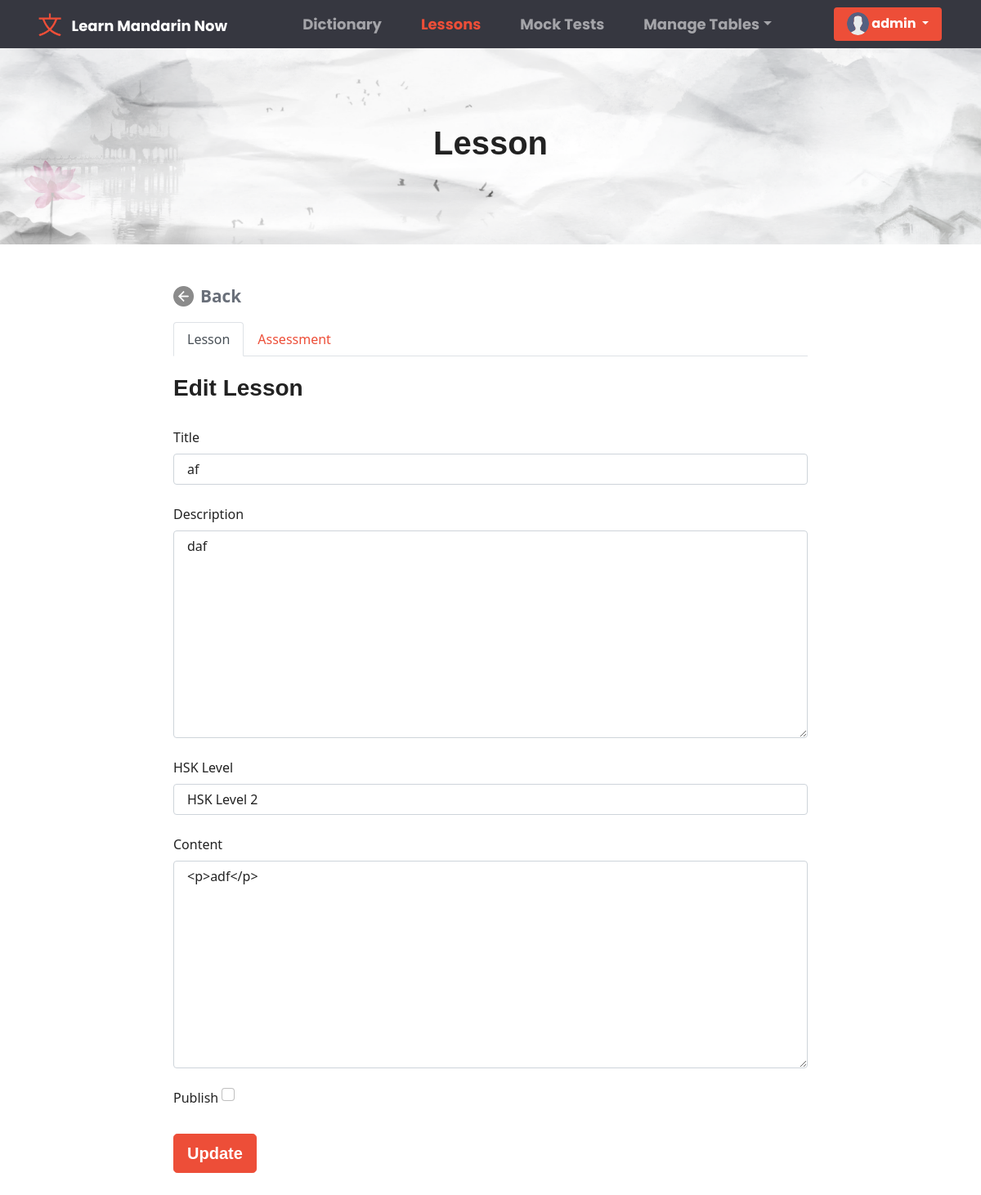
Screenshot of /superuser/edit-lesson/3/ (signed in) with the database file from the repository.
### base/models.py (models this page shows, shortened)
class User(AbstractUser):
    fname = models.CharField(max_length=200, null=True)
    lname = models.CharField(max_length=200, null=True)
    email = models.EmailField(unique = True, null=True)
    bio = models.TextField(null=True)
    avatar = models.ImageField(null=True, default="avatar.svg")
    REQUIRED_FIELDS = []
    class Meta:
        ordering = ['username']

class Lesson(models.Model):
    title = models.CharField(max_length=200, null=True)
    description = models.TextField(null=True, blank=True)
    hsklevel = models.ForeignKey(HskLevel, on_delete=models.SET_NULL, null=True, verbose_name = "HSK Level")
    content = models.TextField(null=True, blank=True)
    is_publish = models.BooleanField(default=False, verbose_name="Publish")
    updated = models.DateTimeField(auto_now=True)
    created = models.DateTimeField(auto_now_add=True)
    class Meta:
        ordering = ['-updated', '-created']

### base/views.py (the view, shortened to what this page needs)
# urls.py: path('superuser/edit-lesson/<str:pk>/', views.AdminEditLesson, name = 'superuser-edit-lesson'),
@login_required(login_url='anonymous')
def AdminEditLesson(request, pk):
    lesson = Lesson.objects.get(id=pk)
    form = LessonForm(instance=lesson)
    try:
        quiz = Quiz.objects.get(id=lesson.quiz.id)
        questions = json.loads(quiz.questions)
    except:
        quiz = None
        questions = None
    if request.user.is_authenticated and not request.user.is_staff:
        messages.warning(request, "Access denied, 403 forbidden page!")
        return redirect('dictionary')
    context = {
        'form' : form,
        'quiz' : quiz,
        'questions' : questions,
    }
    return render(request, 'lesson_edit.html', context)

### base/forms.py
class LessonForm(ModelForm):
    class Meta:
        model = Lesson
        fields = ['title', 'description', 'hsklevel', 'content', 'is_publish']
    def __init__(self, *args, **kwargs):
        super().__init__(*args, **kwargs)
        self.fields['title'].widget.attrs.update({'class': 'form-control', 'placeholder': 'Title'})
        self.fields['description'].widget.attrs.update({'class': 'form-control', 'placeholder': 'Description'})
        self.fields['hsklevel'].widget.attrs.update({'class': 'form-control', 'placeholder': 'HSK Level'})
        self.fields['content'].widget.attrs.update({'class': 'form-control', 'placeholder': 'Content',  'id':'myTextArea'})
        self.fields['is_publish'].widget.attrs.update({'class': 'form-check-input mt-4' })

### base/models.py (called while the page is built)
    def __str__(self):
        return self.level

### templates/lesson_edit.html (shortened to what this page needs)
{% extends 'main.html' %} {% block content %} {% load static%}
<link rel="stylesheet" href="{% static 'css/lesson_edit.css' %}">
<link rel="stylesheet" href="{% static 'css/dictionaryAdd_Edit.css' %}" />
<div class="container-fluid">
  <div class="row mb-5"  id="dictionary_header">
    <h1 class="text-center">Lesson</h1>
  </div>
  <div class="row justify-content-center" style="margin-bottom:3%">
    <div class="col col-lg-8">
      <a href="{%url 'lessons'%}" id="back_btn">
        <img src="{% static 'images/back_icon.png' %}" class="navbar_mini_icon">
        Back</a>
      <ul class="nav nav-tabs">
        <li class="nav-item">
          <a class="nav-link active" data-bs-toggle="tab" href="#lesson">Lesson</a>
        </li>
        <li class="nav-item">
          <a class="nav-link" data-bs-toggle="tab" href="#quiz">Assessment</a>
        </li>
      </ul>
      <br>
      <div id="myTabContent" class="tab-content">
        <div class="tab-pane fade active show" id="lesson">
          <form action="" method="POST">
            <h3> Edit Lesson</h3>
            <div class="col-sm-12">
                {% for fields in form %}
              <div class="form-group">
                <label for="" class="form-label mt-4"> {{fields.label}}</label> </label>
                {{ fields }}
              </div>
              {% endfor %}
            </div>
            <div class="form-group">
              <br />
              <button type="submit" class="btn btn-primary btn-lg btn-block">
                Update
              </button>
            </div>
          </form>
        </div>
      </div>
    </div>
  </div>
</div>
{% endblock content %}

### templates/navbar.html (shortened to what this page needs)
{% load static %}
<link rel="stylesheet" href="{% static 'css/navbar.css' %}" />
<nav class="navbar navbar-expand-lg navbar-dark" id="navbar_header">
  <div class="container-fluid">
    <img src="{% static 'images/navbar_logo.png' %}" id="navbar_logo">
    <a class="navbar-brand" href="{% url 'dictionary' %}" id="logo_text">Learn Mandarin Now</a>
    <div class="collapse navbar-collapse" id="navbarColor02">
      <ul class="navbar-nav me-auto navbar_menuChouce">
        <li class="nav-item">
          <a class="nav-link navigation_choices" href="{% url 'dictionary' %}"
             id="dictionary_page">Dictionary
          </a>
        </li>
        <li class="nav-item">
          <a class="nav-link navigation_choices" href="{% url 'lessons' %}" id="lesson_page">Lessons</a>
        </li>
        <li class="nav-item">
          <a class="nav-link navigation_choices" href="{% url 'mocktest' %}" id="mocktest_page">Mock Tests</a>
        </li>
        {% if request.user.is_authenticated and request.user.is_staff %}
        <li class="nav-item dropdown">
          <a
            class="nav-link dropdown-toggle navigation_choices"
            data-bs-toggle="dropdown"
            href="#"
            role="button"
            aria-haspopup="true"
            aria-expanded="false"
             id="Manage_table">Manage Tables</a
          >
        </li>
        {% endif %}
      </ul>
      <div class="d-flex">
        {% if request.user.is_authenticated %}
        <div class="dropdown">
          <button
            class="btn btn-primary dropdown-toggle button_profile" id="test"
            type="button"
            id="dropdownMenuButton1"
            data-bs-toggle="dropdown"
            aria-expanded="false"
          >
            <img
              class="rounded-circle"
              src="{{request.user.avatar.url}}"
              alt="profile"
              style="height: 1.7rem; width: 1.7rem; margin-bottom: 1px"
            />
            {{request.user.username}}
          </button>
        </div>
        {% endif %}
      </div>
    </div>
  </div>
</nav>

### static/css/navbar.css (style rules this page uses)
#test { font-family: 'Poppins', sans-serif; }
#navbar_header { background-color: #363740; padding-right: 3%; }
.navbar_menuChouce { margin: 0% auto; }
#navbar_logo { height: 4vh; margin-right: 1%; margin-left: 3%; width: auto; }
#logo_text { font-family: 'Poppins', sans-serif; text-transform: capitalize; }
.button_profile { border: none; }
.navigation_choices { font-family: 'Poppins', sans-serif; margin: 0% 1rem; }
.navbar_mini_icon { height: 25px; width: auto; margin-right: .5rem; }

### static/css/dictionaryAdd_Edit.css (style rules this page uses)
#dictionary_header { height: 30vh; margin-bottom: 2rem; display: flex; align-items: center; justify-content: center; background-image: url(../../static/images/dictionary_headerBg.png); background-position: bottom center; background-repeat: no-repeat; background-size: cover; }
#back_btn { text-decoration: none; color: #696F79; font-size: 1.3rem; font-weight: bold; margin: 0%; padding: 0%; display: flex; align-items: center; margin-right: 4rem; margin-bottom: 1rem; }

### templates/main.html (style rules this page uses)
* { box-sizing: border-box; }
img { -webkit-user-drag: none; -khtml-user-drag: none; -moz-user-drag: none; -o-user-drag: none; object-fit: cover; }

### rows the page displays
User: user.avatar (placeholder picture), user.username "admin"
Lesson: form "af" "daf" "HSK Level 2" "<p>adf</p>"

### other values shown
{{ fields.label }} "Title" "Description" "HSK Level" "Content" "Publish"
